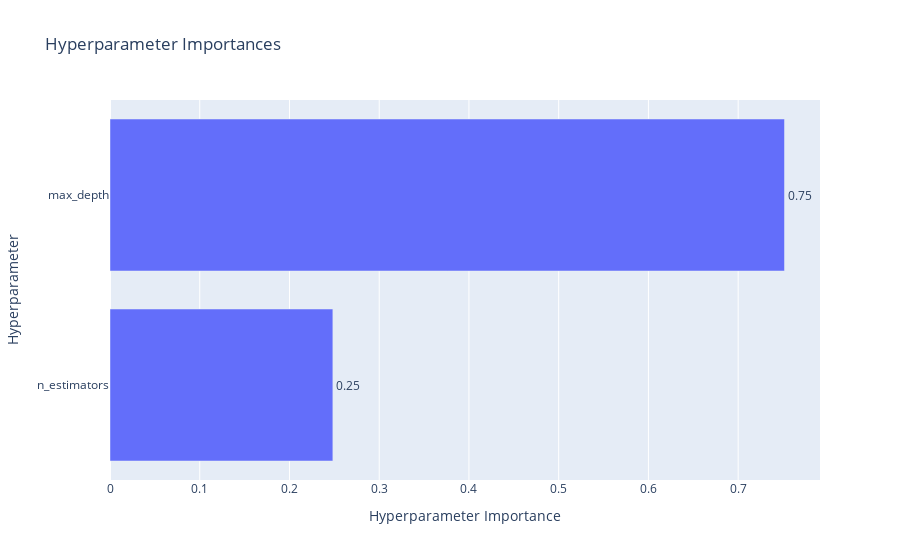

Notebook cell for this chart:
### Markdown cell above
The optimization history plot shows how the MAE changes over the number of trials. It also shows the best value so far and the percentile range of the values. You can see that the MAE decreases rapidly in the first few trials, then stabilizes around 0.4, and reaches the lowest value of 0.327 at trial 16.

### Code cell
# Plot parameter importance
ov.plot_param_importances(study)

### Figure 1 — Plotly figure (JSON) as saved in the notebook; plotly's stock layout.template omitted (floating-point values rounded to 4 significant figures)
{"data": [{"cliponaxis": false, "hovertemplate": ["n_estimators (IntDistribution): 0.24835489656898038<extra></extra>", "max_depth (IntDistribution): 0.7516451034310196<extra></extra>"], "name": "Objective Value", "orientation": "h", "text": ["0.25", "0.75"], "textposition": "outside", "type": "bar", "x": [0.2484, 0.7516], "y": ["n_estimators", "max_depth"]}], "layout": {"title": {"text": "Hyperparameter Importances"}, "xaxis": {"title": {"text": "Hyperparameter Importance"}}, "yaxis": {"title": {"text": "Hyperparameter"}}}}
